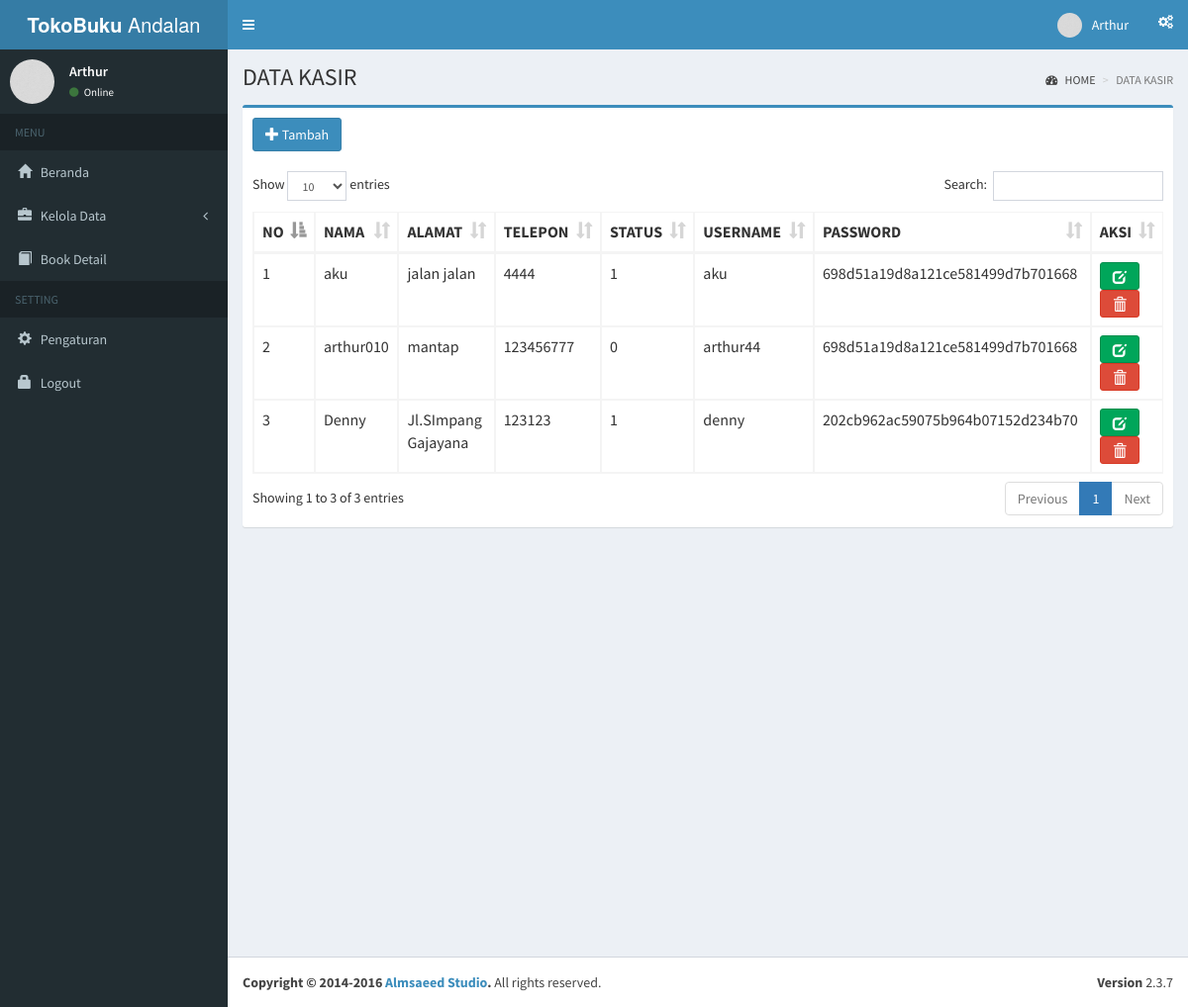
The app's page /index.php?page=data_kasir (signed in) with its own data.
### tables this page shows
CREATE TABLE `kasir` (
  `id_kasir` int(11) NOT NULL,
  `nama` varchar(255) NOT NULL,
  `alamat` text NOT NULL,
  `telepon` int(15) NOT NULL,
  `status` enum('0','1') NOT NULL,
  `username` varchar(155) NOT NULL,
  `password` varchar(155) NOT NULL,
  `level` varchar(50) NOT NULL
);

### pages/kasir/data_kasir.php (the view, shortened to what this page needs)
<div class="content-wrapper">
  <section class="content-header">
    <h1>
      DATA KASIR
    </h1>
    <ol class="breadcrumb">
      <li><a href="index.php"><i class="fa fa-dashboard"></i> HOME</a></li>
      <li class="active">DATA KASIR</li>
    </ol>
  </section>
  <section class="content">
    <div class="row">
      <div class="col-xs-12">
        <div class="box box-primary">
          <div class="box-header">
            <a href="index.php?page=tambah_kasir" class="btn btn-primary" role="button" title="Tambah Data"><i class="glyphicon glyphicon-plus"></i> Tambah</a>
          </div>
          <div class="box-body table-responsive">
            <table id="kasir" class="table table-bordered table-hover">
              <thead>
                <tr>
                  <th>NO</th>
                  <th>NAMA</th>
                  <th>ALAMAT</th>
                  <th>TELEPON</th>
                  <th>STATUS</th>
                  <th>USERNAME</th>
                  <th>PASSWORD</th>
                  <th>AKSI</th>
                </tr>
              </thead>
              <tbody>
                <?php
                include "conf/koneksi.php";
                $no = 0;
                $query = mysqli_query($koneksi, "SELECT * FROM kasir ORDER BY id_kasir DESC");
                while ($row = mysqli_fetch_array($query)) {
                ?>
                  <tr>
                    <td><?php echo $no = $no + 1; ?></td>
                    <td><?php echo $row['nama']; ?></td>
                    <td><?php echo $row['alamat']; ?></td>
                    <td><?php echo $row['telepon']; ?></td>
                    <td><?php echo $row['status']; ?></td>
                    <td><?php echo $row['username']; ?></td>
                    <td><?php echo $row['password']; ?></td>
                    <td>
                      <a href="index.php?page=ubah_kasir&id=<?= $row['id_kasir']; ?>" class="btn btn-success" role="button" title="Ubah Data"><i class="glyphicon glyphicon-edit"></i></a>
                      <a href="javascript:void(0);" class="btn btn-danger" role="button" title="Hapus Data" onclick="hapusKasir(<?= $row['id_kasir']; ?>);"><i class="glyphicon glyphicon-trash"></i></a>
                    </td>
                  </tr>
                <?php } ?>
              </tbody>
            </table>
          </div>
        </div>
      </div>
    </div>
  </section>
</div>

### records on screen
kasir: nama "aku", alamat "jalan jalan", telepon "4444", status "1", username "aku", password "698d51a19d8a121ce581499d7b701668"
kasir: no "2", nama "arthur010", alamat "mantap", telepon "123456777", status "0", username "arthur44", password "698d51a19d8a121ce581499d7b701668"
kasir: no "3", nama "Denny", alamat "Jl.SImpang Gajayana", telepon "123123", status "1", username "denny", password "202cb962ac59075b964b07152d234b70"
